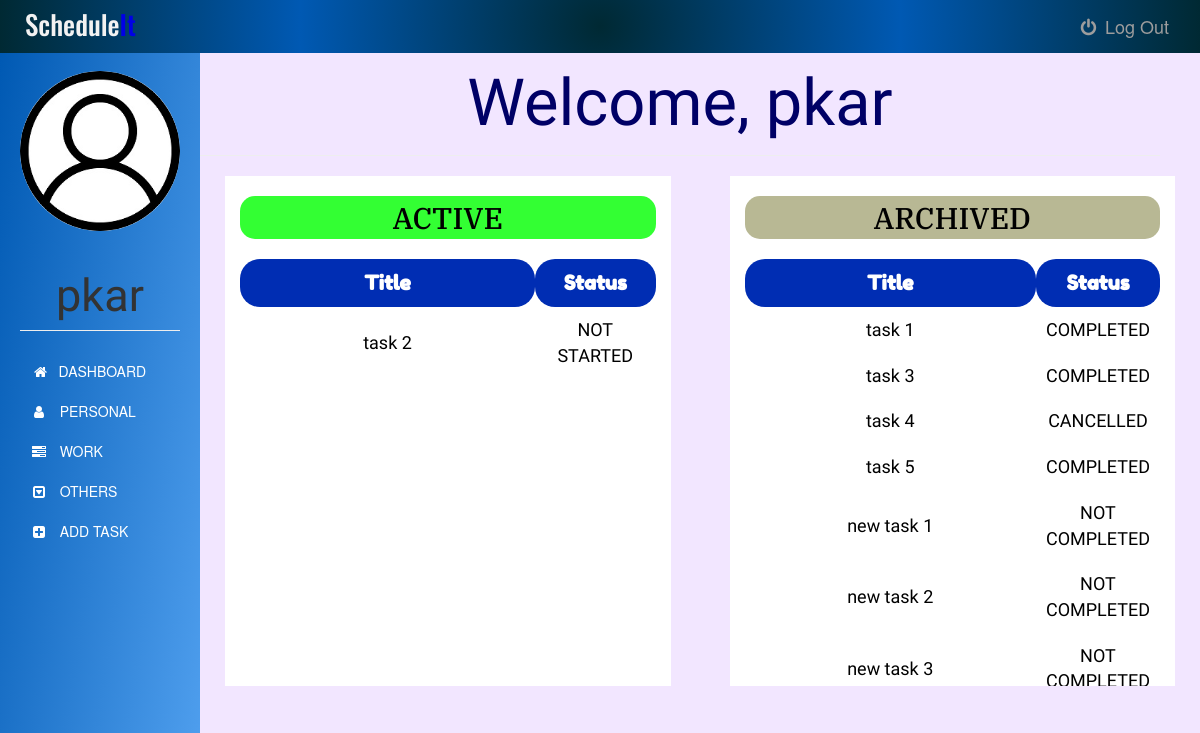
The page /dashboard (signed in) on the database its author committed.
### app.py (models this page shows)
class User(UserMixin, db.Model):
    id = db.Column(db.Integer, primary_key=True)
    username = db.Column(db.String(15), unique=True, nullable=False)
    email = db.Column(db.String(50), unique=True, nullable=False)
    password = db.Column(db.String(80), unique=True, nullable=False)
    tasks = db.relationship('Task', backref='author', lazy=True)

class Task(db.Model):
    id = db.Column(db.Integer, primary_key=True)
    title = db.Column(db.Text, nullable=False)
    date = db.Column(db.Date, nullable=False)
    content = db.Column(db.Text, nullable=False)
    WorkType = db.Column(db.Text, nullable=False)
    priority = db.Column(db.Text)
    status = db.Column(db.Text, nullable=False, default='NEW')
    user_id = db.Column(db.Integer, db.ForeignKey('user.id'), nullable=False)

### app.py (the view)
@app.route('/dashboard')
@login_required
def dashboard():
    tasks = Task.query.filter_by(user_id=current_user.id)
    return render_template('dashboard.html', tasks= tasks, name=current_user.username, tdate=date.today())

### app.py (called while the page is built)
@login_manager.user_loader
def load_user(user_id):
    return User.query.get(int(user_id))

### templates/dashboard.html (shortened to what this page needs)
{% extends "bootstrap/base.html" %}
{% block styles %}
{{super()}}
<link rel="stylesheet" href="{{url_for('.static', filename='dashboard.css')}}">
<link rel="stylesheet" href="https://maxcdn.bootstrapcdn.com/font-awesome/4.7.0/css/font-awesome.min.css">
{% endblock %}
{% block content %}
    <nav class="navbar navbar-inverse navbar-fixed-top">
      <div class="container-fluid">
        <div class="navbar-header">
          <center><h3><span>Schedule</span>It</h3></center>
        </div>
        <div class="navbar-collapse">
          <ul class="nav navbar-nav">
            <li>
              <a href="{{ url_for('logout') }}">
              <i class="fa fa-power-off fa-fw" aria-hidden="true"></i>
              Log Out
              </a>
            </li>
          </ul>
          </div>
      </div>
    </nav>
    <div class="container-fluid">
      <div class="row">
        <nav class=" sidebar">
          <div class="image img-cir img-120">
            <center>
              <img src="{{url_for('static', filename='user-icon.jpg')}}" width="250" height="200" class="img-responsive"/>
            </center>
            <center>
              <h1 class="page-header">{{ name }}</h1>
            </center>
          </div>
          <div>
            <div class="nav nav-sidebar">
              <ul class="nav nav-sidebar">
                <li>
                  <a class="list-group-item" href="#">
                    &nbsp;<i class="fa fa-home" aria-hidden="true"></i>&nbsp;&nbsp; DASHBOARD
                  </a>
                </li>
                <li>
                  <a class="list-group-item" href="{{ url_for('personaltask') }}">
                    <i class="fa fa-user fa-fw" aria-hidden="true"></i>&nbsp;&nbsp; PERSONAL
                  </a>
                </li>
                <li>
                  <a class="list-group-item" href="{{ url_for('worktask') }}">
                    <i class="fa fa-tasks fa-fw" aria-hidden="true"></i>&nbsp;&nbsp; WORK
                  </a>
                </li>
                <li>
                  <a class="list-group-item" href="{{ url_for('othertask') }}">
                    <i class="fa fa-caret-square-o-down fa-fw" aria-hidden="true"></i>&nbsp;&nbsp; OTHERS
                  </a>
                </li>
                <li>
                  <a class="list-group-item" href="{{ url_for('addtask') }}">
                    <i class="fa fa-plus-square fa-fw" aria-hidden="true"></i>&nbsp;&nbsp; ADD TASK
                  </a>
                </li>
              </ul>
            </div>
          </div>
        </nav>
        <div class="col-sm-9 col-sm-offset-2 col-md-10 col-md-offset-2 main">
          <center><h1 class="page-header">Welcome, {{ name }}</h1></center>
          <div class="row">
          <div class="col-md-5 col-md-offset-0 content-active">
            <h2>ACTIVE</h2>
            <table>
              <thead>
                <tr>
                  <th class="title">Title</th>
                  <th class="status">Status</th>
                </tr>
              </thead>
              <tbody>
                {% for task in tasks %}
                  {% if (task.status == "NEW" or task.status == "IN PROGRESS" or task.status == "NOT STARTED") and tdate <= task.date %}
                    <tr>
                      <td class="title">{{task.title}}</td>
                      <td class="status">{{task.status}}</td>
                    </tr>
                  {% endif %}
                {% endfor %}
              </tbody>
            </table>
          </div>
          <div class=" col-md-5 col-md-offset-0 content-archive">
            <h2>ARCHIVED</h2>
            <table>
              <thead>
                <tr>
                  <th class="title">Title</th>
                  <th class="status">Status</th>
                </tr>
              </thead>
              <tbody>
                {% for task in tasks %}
                  {% if (task.status != "NEW" and task.status != "IN PROGRESS" and task.status != "NOT STARTED") or tdate > task.date %}
                  <tr>
                    <td class="title">{{task.title}}</td>
                    {% if tdate > task.date and (task.status !="CANCELLED" or task.status !="COMPLETED") %}
                      <td class="status">NOT COMPLETED</td>
                    {% else %}
                      <td class="status">{{task.status}}</td>
                    {% endif %}
                  </tr>
                  {% endif %}
                {% endfor %}
              </tbody>
            </table>
          </div>
          </div>
        </div>
      </div>
    </div>
{% endblock %}

### static/dashboard.css (style rules this page uses)
body { padding-top: 50px; background-color: #f2e6ff; }
.navbar-fixed-top { border: 0; }
.navbar { background-image: radial-gradient(circle, #002933,#0059b3, #002933); }
.navbar-header h3 { font-family: 'Oswald', sans-serif; font-size: 27px; margin: 10px; color: #0000e6; }
.navbar-header span { font-size: 27px; color: #f2f2f2; }
.navbar-collapse ul { float: right; margin: 3px; list-style: none; }
.navbar-collapse ul li { float: left; }
.navbar-collapse ul li a { display: block; margin: 0px; padding: 13px; font-size: 18px; text-decoration: none; }
.sidebar { width: 200px; position: fixed; top: 51px; bottom: 0; left: 0; z-index: 1000; display: block; padding: 20px; overflow-x: hidden; overflow-y: auto; background-image: linear-gradient(to bottom right, #0059b3, #66b3ff); }
.sidebar .page-header { font-size: 45px; font-family: 'Tenali Ramakrishna', sans-serif; }
.nav-sidebar { margin-right: -21px; margin-bottom: 20px; margin-left: -20px; }
.nav-sidebar > li > a { padding-right: 20px; padding-left: 50px; }
.nav-sidebar ul li a { background-color: transparent; color: white; border: none; }
.nav-sidebar a { display: none; }
.row img { border-radius: 50%; }
.main { padding: 20px; margin-top: 1px; right: 20px; }
.main .page-header { margin-top: -18px; padding:15px; font-size: 65px; color: #000066; font-family: 'Tenali Ramakrishna', sans-serif; }
.main .content-active { background-color: white; float: left; width: 48%; height: 510px; margin-left: 2px; overflow: auto; }
.main .content-archive { background-color: white; float: right; width: 48%; height: 510px; overflow: auto; }
.main .content-active h2 { text-align: center; padding: 5px; background-color: #33ff33; color: black; border-radius: 15px; font-family: 'IBM Plex Serif', serif; }
.main .content-active table { width: 100%; margin-bottom: 25px; margin-top: 20px; }
.main .content-active table thead tr th { padding: 10px; text-align: center; color: white; background-color: #002db3; border-radius: 20px; font-size: 20px; font-family: 'Fredoka One', cursive; }
.main .content-active table tbody tr td { padding: 10px; text-align: center; color: black; font-size: 18px; font-family: 'Ubuntu Condensed', sans-serif; }
.main .content-archive h2 { text-align: center; padding: 5px; background-color: #b8b894; color: black; border-radius: 15px; font-family: 'IBM Plex Serif', serif; }
.main .content-archive table { width: 100%; margin-bottom: 25px; margin-top: 20px; }
.main .content-archive table thead tr th { padding: 10px; text-align: center; color: white; background-color: #002db3; border-radius: 20px; font-size: 20px; font-family: 'Fredoka One', cursive; }
.main .content-archive table tbody tr td { padding: 10px; text-align: center; color: black; font-size: 18px; font-family: 'Ubuntu Condensed', sans-serif; }
.main .title { width: 71%; }
.main .status { width: 29%; }
@media only screen and (max-width: 1400px) { .main .content-active { background-color: white; float: left; width: 45%; height: 510px; margin-left: 40px; overflow: auto; } }
@media only screen and (max-width: 1400px) { .main .content-archive { background-color: white; float: right; width: 45%; height: 510px; overflow: auto; } }

### rows shown on the page
User: username "pkar"
Task: title "task 2", status "NOT STARTED"
Task: title "task 1", status "COMPLETED"
Task: title "task 3", status "COMPLETED"
Task: title "task 4", status "CANCELLED"
Task: title "task 5", status "COMPLETED"
Task: title "new task 1", date "NOT COMPLETED"
Task: title "new task 2", date "NOT COMPLETED"
Task: title "new task 3", date "NOT…"
